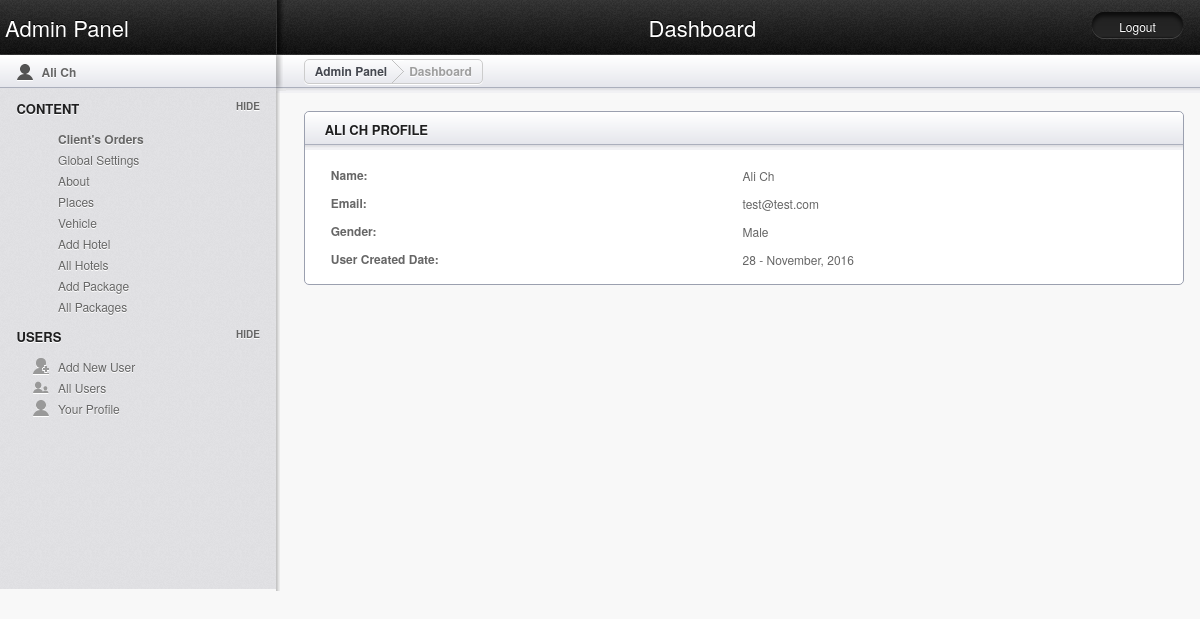
Screenshot of /admin/profile.php (signed in) with the database file from the repository.
### tables this page shows
CREATE TABLE `users` (
  `user_id` int(5) NOT NULL,
  `name` varchar(100) NOT NULL,
  `email` varchar(100) NOT NULL,
  `password` varchar(100) NOT NULL,
  `gender` varchar(10) NOT NULL,
  `date` timestamp NOT NULL DEFAULT CURRENT_TIMESTAMP ON UPDATE CURRENT_TIMESTAMP
);

### admin/profile.php (the view, shortened to what this page needs)
<?php include_once("header.php"); ?>
	<?php include_once("sidebar.php");
	$user_data=mysql_fetch_array(mysql_query("SELECT * FROM users where user_id=".$_SESSION['user_id']));
	?>
	<section id="main" class="column">
		<article class="module width_full">
			<header><h3><?php echo $user_data['name']; ?> Profile</h3></header>
				<div class="module_content">
                <table cellpadding="4" align="center" width="100%">
                <tr>
                <td><strong>Name:</strong></td>
                <td><?php echo ucwords($user_data['name']); ?></td>
                </tr>
                 <tr>
                <td><strong>Email:</strong></td>
                <td><?php echo $user_data['email']; ?></td>
                </tr>
                   <tr>
                <td><strong>Gender:</strong></td>
                <td><?php echo ucwords($user_data['gender']); ?></td>
                </tr>
                   <tr>
                <td><strong>User Created Date:</strong></td>
                <td><?php
  echo $date = date("j - F, Y", strtotime($user_data['date']));
?></td>
                </tr>
                </table>
				</div>
		</article>
	</section>
</body>
</html>

### admin/css/layout.css (style rules this page uses)
html, div, map, dt, isindex, form, header, aside, section, section, article, footer { display: block; }
html, body { height: 100%; margin: 0; padding: 0; font-family: "Helvetica Neue", Helvetica, Arial, Verdana, sans-serif; background: #F8F8F8; font-size: 12px; }
section#main { width: 77%; min-height: 500px; background: url(../images/sidebar_shadow.png) repeat-y left top; float: left; margin-top: -2px; }
#main h3 { color: #1F1F20; text-transform: uppercase; text-shadow: 0 1px 0 #fff; font-size: 13px; margin: 8px 20px; }
.module { border: 1px solid #9BA0AF; width: 100%; margin: 20px 3% 0 3%; margin-top: 20px; -webkit-border-radius: 5px; -moz-border-radius: 5px; border-radius: 5px; background: #ffffff; }
#main .module header h3 { display: block; width: 90%; float: left; }
.module header { height: 38px; width: 100%; background: #F1F1F4 url(../images/secondary_bar.png) repeat-x; -webkit-border-top-left-radius: 5px; -webkit-border-top-right-radius: 5px; -moz-border-radius-topleft: 5px; -moz-border-radius-topright: 5px; border-top-left-radius: 5px; border-top-right-radius: 5px; }
.module_content { margin: 10px 20px; color: #666; }
.width_full { width: 95%; }

### rows the page displays
users: name "ALI CH", name "Ali Ch", email "test@test.com", gender "Male", date "28 - November, 2016"

### other values shown
$_SESSION['user_name'] "Ali Ch"
